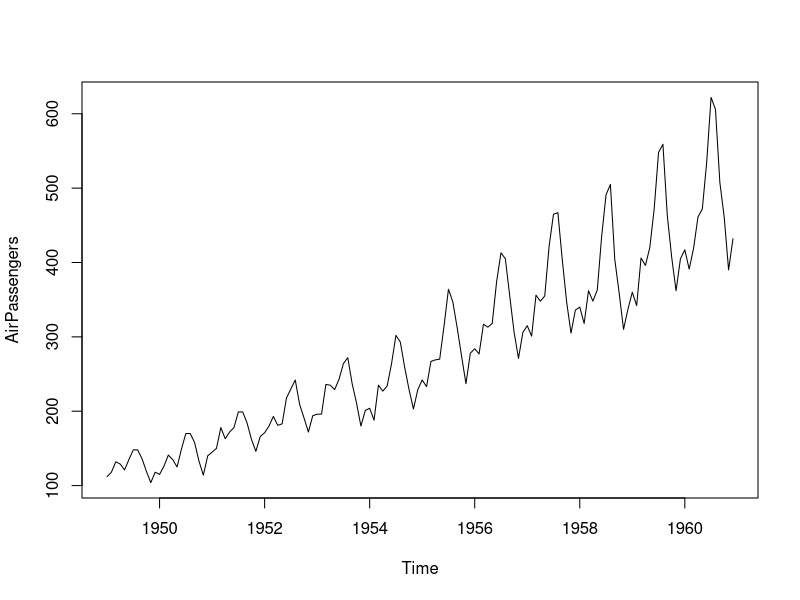
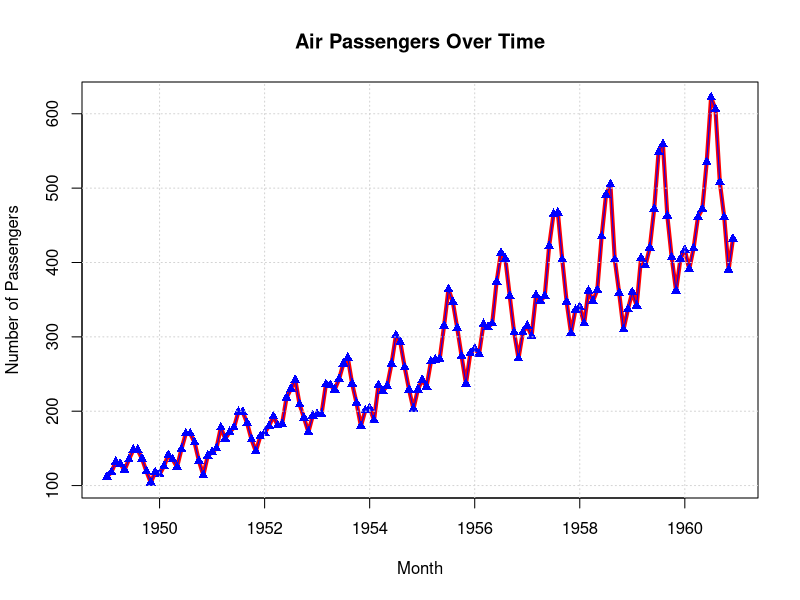
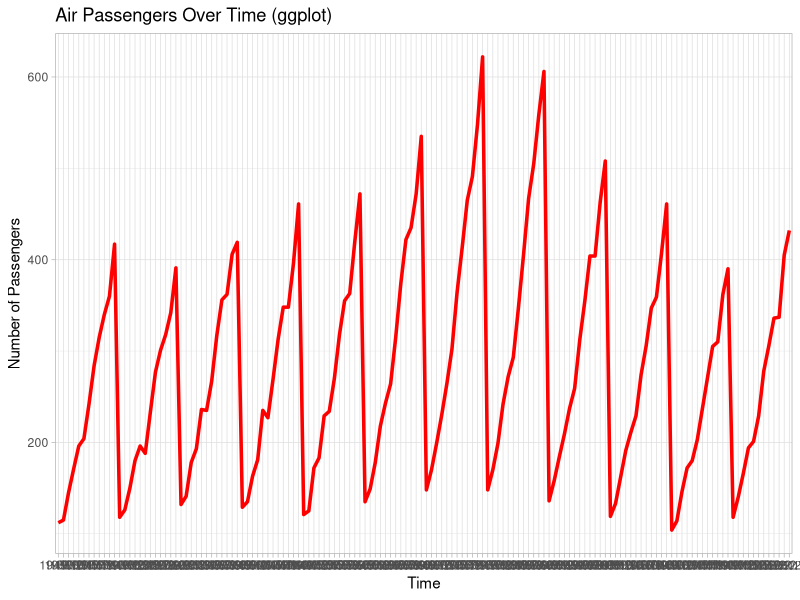
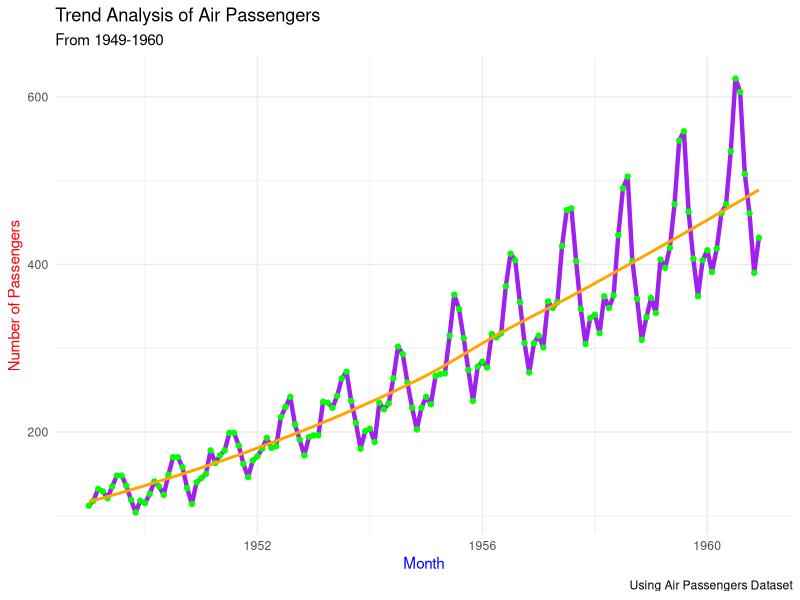

Write the R code that produced these figures, in order.
#load the dataset 
AirPassengers
?AirPassengers
#Verify the dataset
class(AirPassengers)
View(AirPassengers)

#Convert the dataset to dataframe
ap_df<-data.frame(
  year=time(AirPassengers),
  passengers=as.numeric(AirPassengers)
)
ap_df

ap_df_months<-data.frame(
  year=floor(time(AirPassengers)),
  month=cycle(time(AirPassengers)),
  passengers=as.numeric(AirPassengers)
)
ap_df_months
#basic plot
plot(AirPassengers)

#plot with title,Axis labels and color
plot(AirPassengers,
     type='l',#type='o'
     lwd=4,
     col = "red",
     main = "Air Passengers Over Time",
     xlab = "Month",
     ylab = "Number of Passengers"
     )
#to change the shape and color of the graph in plots
points(AirPassengers,
       type='o',
       pch=17,
       col="blue")
grid()

 # ggplot line plot
library(ggplot2)

ggplot(ap_df_months, 
       aes(x = interaction(year, month), 
           y = passengers, group = 1)) +
  geom_line(color = "red", linewidth = 1.2) +
  labs(
    title = "Air Passengers Over Time (ggplot)",
    x = "Time",
    y = "Number of Passengers"
  ) +
  theme_light()
 


ggplot(ap_df, 
       aes(x = year, 
           y = passengers)) +
  geom_line(color = "purple", linewidth = 1.5) +
  labs(
    title = "Trend Analysis of Air Passengers",
    caption="Using Air Passengers Dataset",
    subtitle = "From 1949-1960",
    x = "Month",
    y = "Number of Passengers"
  ) +
  geom_point(color="green")+
  geom_smooth(se=FALSE,color="orange")+
  theme_minimal()+
  theme(
    axis.title.x = element_text(color = "blue"),
    axis.title.y = element_text(color = "red")
  )
 